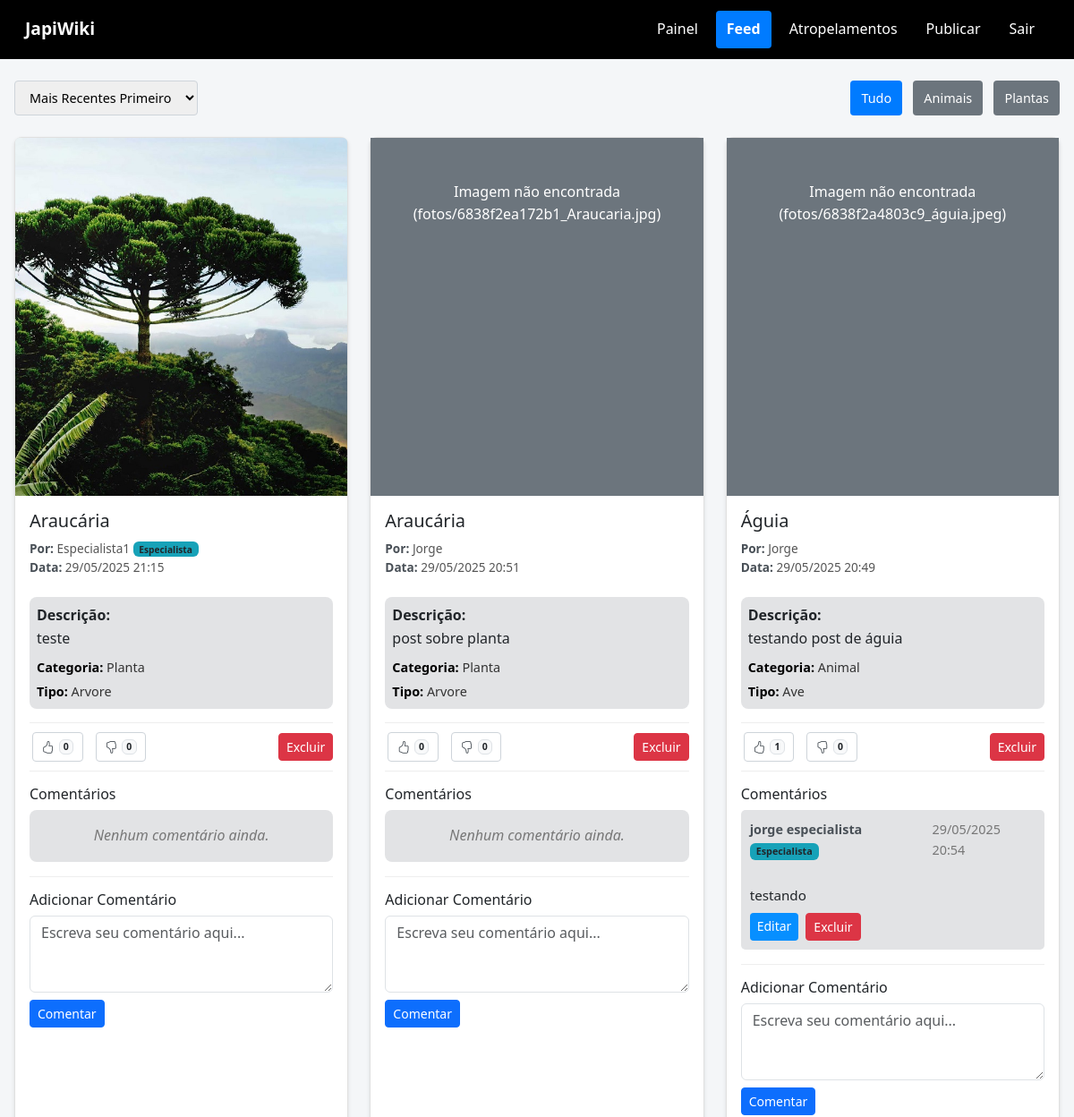
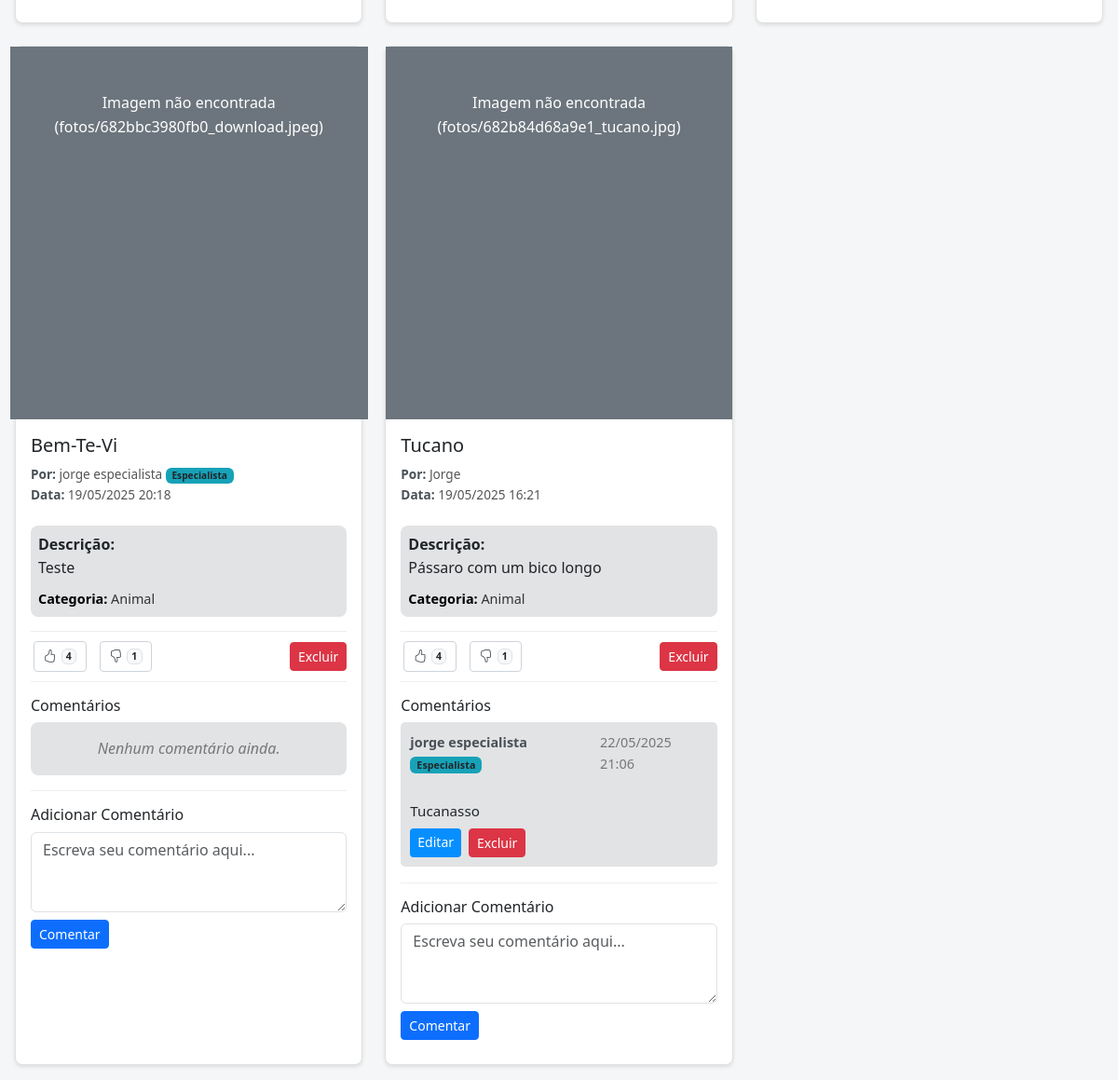
/feed_user.php (signed in), run on an earlier commit of the app's database (2 pictures, top to bottom).
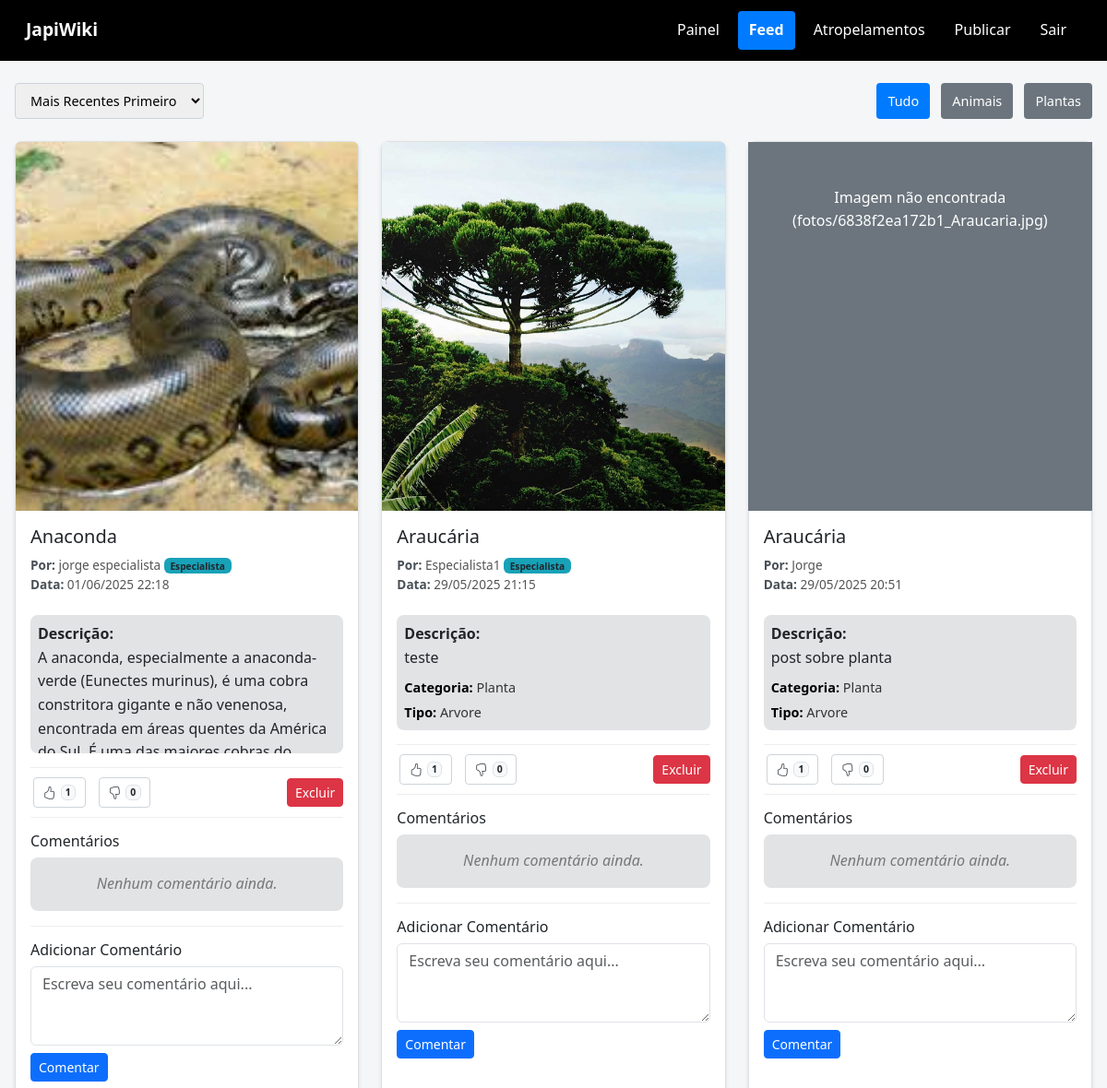
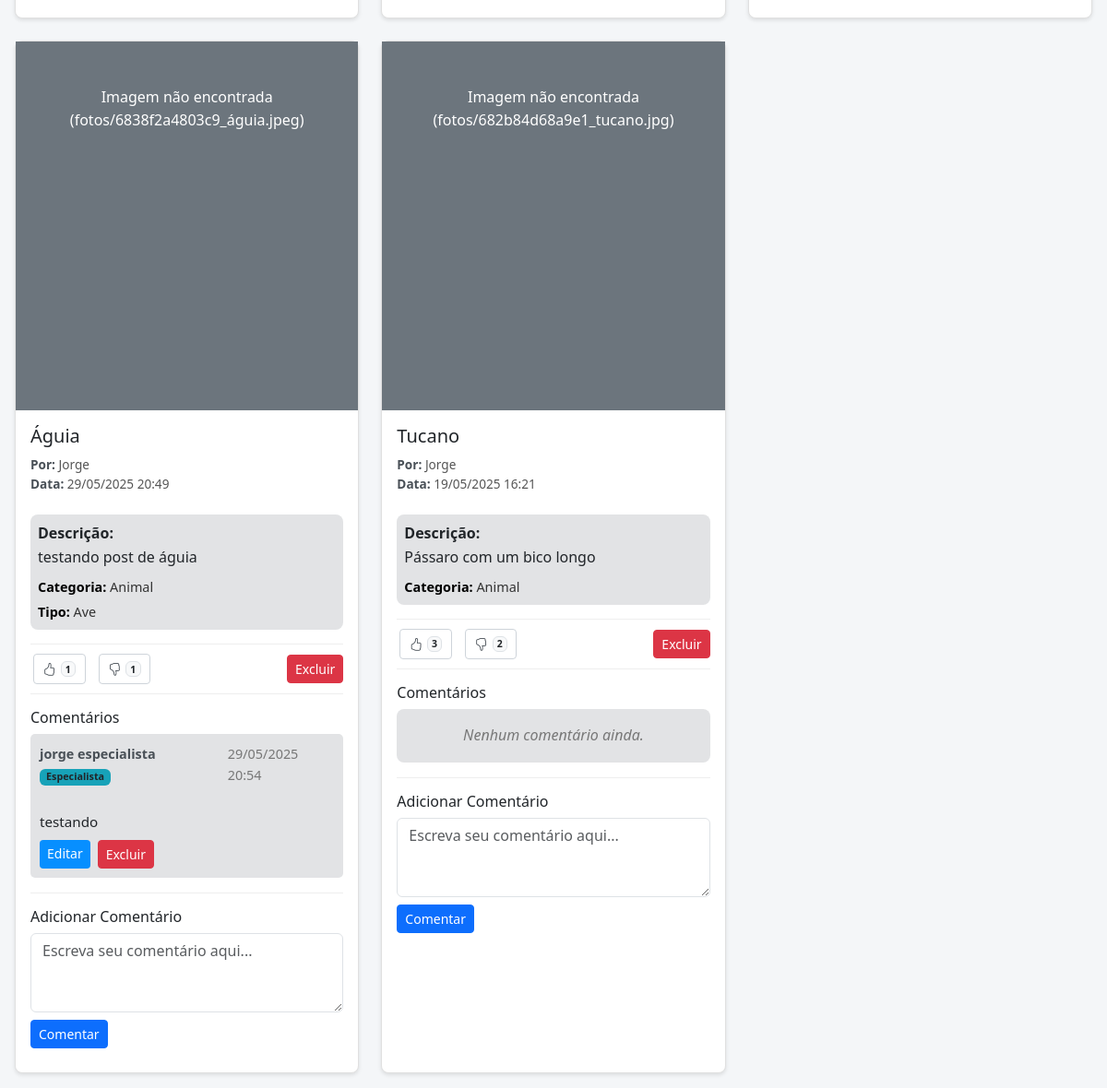
And on a later commit of the database (2 pictures, top to bottom).
### tables this page shows
CREATE TABLE `publicacoes` (
  `id` int(11) NOT NULL,
  `especie` varchar(255) NOT NULL,
  `foto` varchar(255) NOT NULL,
  `usuario_id` int(11) NOT NULL,
  `data_publicacao` datetime DEFAULT current_timestamp(),
  `titulo` varchar(255) DEFAULT NULL,
  `descricao` text DEFAULT NULL,
  `caminho_foto` varchar(255) DEFAULT NULL,
  `atropelamento` tinyint(1) DEFAULT 0,
  `categoria` varchar(50) DEFAULT NULL,
  `tipo_especifico` varchar(100) DEFAULT NULL,
  `sub_categoria` varchar(100) DEFAULT NULL,
  `nome_cientifico` varchar(255) DEFAULT NULL
);

CREATE TABLE `usuarios` (
  `id` int(11) NOT NULL,
  `nome` varchar(100) NOT NULL,
  `email` varchar(100) NOT NULL,
  `senha` varchar(255) NOT NULL,
  `cargo` enum('user','especialista','admin') DEFAULT 'user',
  `token_senha` varchar(64) DEFAULT NULL,
  `token_expiracao` datetime DEFAULT NULL,
  `area_especialidade` varchar(255) DEFAULT NULL
);

CREATE TABLE `comentarios` (
  `id` int(11) NOT NULL,
  `publicacao_id` int(11) NOT NULL,
  `tipo_publicacao` varchar(50) DEFAULT 'publicacao',
  `usuario_id` int(11) NOT NULL,
  `comentario` text NOT NULL,
  `texto` text NOT NULL,
  `data_comentario` datetime DEFAULT current_timestamp()
);

### feed_user.php (the view, shortened to what the changed rows need)
<?php
include 'conexao.php';
$cargo_usuario_sessao = $_SESSION['cargo'] ?? 'user';
$pode_interagir = true;
$pode_comentar = ($cargo_usuario_sessao === 'especialista' || $cargo_usuario_sessao === 'admin');
$ordem = $_GET['ordem'] ?? 'DESC';
$ordem_sql = ($ordem === 'ASC') ? 'ASC' : 'DESC';
$where_filtro = '';
$stmt = $conn->prepare("
    SELECT p.*, u.nome AS nome_usuario_post, u.id AS id_usuario_post, u.cargo AS cargo_usuario_post,
    (SELECT COUNT(*) FROM interacoes WHERE publicacao_id = p.id AND tipo = 'like') AS likes,
    (SELECT COUNT(*) FROM interacoes WHERE publicacao_id = p.id AND tipo = 'dislike') AS dislikes,
    (SELECT tipo FROM interacoes WHERE publicacao_id = p.id AND usuario_id = ?) AS minha_interacao
    FROM publicacoes p
    JOIN usuarios u ON p.usuario_id = u.id
    WHERE p.atropelamento = 0 $where_filtro
    ORDER BY p.data_publicacao $ordem_sql");
$stmt->bind_param("i", $_SESSION['usuario_id']);
$stmt->execute();
$resultado = $stmt->get_result();
?>
<!DOCTYPE html>
<html lang="pt-br">
<head>
    <link href="https://cdn.jsdelivr.net/npm/bootstrap@5.3.0/dist/css/bootstrap.min.css" rel="stylesheet">
    <link href="css/feed.css" rel="stylesheet">
    <link rel="stylesheet" href="https://cdn.jsdelivr.net/npm/bootstrap-icons@1.11.1/font/bootstrap-icons.css">
</head>
<body>
    <div class="feed-container container mt-4">
        <?php while ($pub = $resultado->fetch_assoc()): ?>
            <div class="card mb-3">
                <?php
                $nome_arquivo = basename($pub['caminho_foto']);
                $caminho_imagem = "fotos/" . $nome_arquivo;
                ?>
                <div class="card-img-container">
                    <?php if (file_exists(__DIR__ . "/" . $caminho_imagem) && !is_dir(__DIR__ . "/" . $caminho_imagem)): ?>
                        <img src="<?= htmlspecialchars($caminho_imagem) ?>" class="card-img-top" alt="<?= htmlspecialchars($pub['titulo'] ?? '') ?>">
                    <?php else: ?>
                        <div class="bg-secondary text-white p-5 text-center">
                            Imagem não encontrada (<?= htmlspecialchars($caminho_imagem)?>)
                        </div>
                    <?php endif; ?>
                </div>
                <div class="card-body">
                    <h5 class="card-title"><?= htmlspecialchars($pub['titulo'] ?? '') ?></h5>
                    <div class="post-info">
                        <strong>Por:</strong> <?= htmlspecialchars($pub['nome_usuario_post'] ?? 'Desconhecido') ?>
                        <?php if ($pub['cargo_usuario_post'] === 'especialista'): ?>
                            <span class="badge bg-info text-dark">Especialista</span>
                        <?php elseif ($pub['cargo_usuario_post'] === 'admin'): ?>
                            <span class="badge bg-danger">Admin</span>
                        <?php endif; ?>
                        <br>
                        <strong>Data:</strong> <?= date('d/m/Y H:i', strtotime($pub['data_publicacao'] ?? '')) ?>
                    </div>
                    <div class="description-container">
                        <p class="card-text"><strong>Descrição:</strong><br>
                        <?= nl2br(htmlspecialchars($pub['descricao'] ?? '')) ?></p>
                        <div class="post-category-info">
                            <?php if (!empty($pub['categoria'])): ?>
                                <p class="card-text"><strong>Categoria:</strong> <?= ucfirst(htmlspecialchars($pub['categoria'])) ?></p>
                            <?php endif; ?>
                            <?php if (!empty($pub['sub_categoria'])): ?>
                                <p class="card-text"><strong>Tipo:</strong> <?= ucfirst(htmlspecialchars($pub['sub_categoria'])) ?></p>
                            <?php endif; ?>
                        </div>
                    </div>
                    <div class="card-actions">
                        <div class="btn-group" role="group">
                            <button class="like-button <?= ($pub['minha_interacao'] === 'like' ? 'like-active' : '') ?>"
                                    data-publicacao-id="<?= $pub['id'] ?>" data-tipo="like" <?= (!$pode_interagir ? 'disabled' : '') ?>>
                                <i class="bi bi-hand-thumbs-up"></i> <span class="badge like-count-<?= $pub['id'] ?>"><?= $pub['likes'] ?></span>
                            </button>
                            <button class="dislike-button <?= ($pub['minha_interacao'] === 'dislike' ? 'dislike-active' : '') ?>"
                                    data-publicacao-id="<?= $pub['id'] ?>" data-tipo="dislike" <?= (!$pode_interagir ? 'disabled' : '') ?>>
                                <i class="bi bi-hand-thumbs-down"></i> <span class="badge dislike-count-<?= $pub['id'] ?>"><?= $pub['dislikes'] ?></span>
                            </button>
                        </div>
                        <?php if (isset($_SESSION['cargo']) && ($_SESSION['cargo'] === 'admin' || (isset($pub['id_usuario_post']) && $_SESSION['usuario_id'] == $pub['id_usuario_post']))): ?>
                            <a href="delete.php?id=<?= $pub['id'] ?>&tipo=publicacao" class="btn btn-danger btn-sm"
                               onclick="return confirm('Tem certeza que deseja excluir esta publicação?')">
                                Excluir
                            </a>
                        <?php endif; ?>
                    </div>
                    <div class="comment-section">
                        <h6>Comentários</h6>
                        <?php
                        $stmt_comentarios = $conn->prepare("
                            SELECT c.*, u.nome AS nome_usuario_comentario, u.cargo AS cargo_usuario_comentario, u.id AS id_usuario_comentario
                            FROM comentarios c
                            JOIN usuarios u ON c.usuario_id = u.id
                            WHERE c.publicacao_id = ? AND c.tipo_publicacao = 'publicacao'
                            ORDER BY c.data_comentario ASC
                        ");
                        $stmt_comentarios->bind_param("i", $pub['id']);
                        $stmt_comentarios->execute();
                        $comentarios = $stmt_comentarios->get_result();
                        if ($comentarios->num_rows > 0):
                            while ($comentario = $comentarios->fetch_assoc()): ?>
                                <div class="comment">
                                    <div class="comment-header">
                                        <span class="comment-author">
                                            <?= htmlspecialchars($comentario['nome_usuario_comentario']) ?>
                                            <?php if ($comentario['cargo_usuario_comentario'] === 'especialista'): ?>
                                                <span class="badge bg-info text-dark">Especialista</span>
                                            <?php elseif ($comentario['cargo_usuario_comentario'] === 'admin'): ?>
                                                <span class="badge bg-danger">Admin</span>
                                            <?php endif; ?>
                                        </span>
                                        <span class="comment-date">
                                            <?= date('d/m/Y H:i', strtotime($comentario['data_comentario'])) ?>
                                        </span>
                                    </div>
                                    <div class="comment-content">
                                        <?= nl2br(htmlspecialchars($comentario['comentario'])) ?>
                                    </div>
                                    <?php if (isset($_SESSION['cargo']) && ($_SESSION['cargo'] === 'admin' || (isset($comentario['id_usuario_comentario']) && $_SESSION['usuario_id'] == $comentario['id_usuario_comentario']))): ?>
                                        <div class="comment-actions mt-2">
                                            <a href="editar_comentario.php?comentario_id=<?= $comentario['id'] ?>&tipo_publicacao=publicacao&publicacao_id=<?= $pub['id'] ?>" class="btn btn-edit btn-sm">Editar</a>
                                            <a href="delete.php?comentario_id=<?= $comentario['id'] ?>&tipo=publicacao_comentario&publicacao_id=<?= $pub['id'] ?>" class="btn btn-danger btn-sm" onclick="return confirm('Tem certeza que deseja excluir este comentário?')">Excluir</a>
                                        </div>
                                    <?php endif; ?>
                                </div>
                            <?php endwhile;
                        else: ?>
                            <div class="no-comments">Nenhum comentário ainda.</div>
                        <?php endif;
                        ?>
                    </div>
                    <?php if ($pode_comentar): ?>
                        <div class="comment-form mt-3">
                            <h6>Adicionar Comentário</h6>
                            <form method="POST" action="feed_user.php?<?= http_build_query($_GET) ?>">
                                <textarea name="comentario" rows="3" class="form-control mb-2" required placeholder="Escreva seu comentário aqui..."></textarea>
                                <button type="submit" class="btn btn-primary btn-sm">Comentar</button>
                            </form>
                        </div>
                    <?php endif; ?>
                </div>
            </div>
        <?php endwhile; ?>
    </div>
</body>
</html>

What changed in the data, as far as the page shows it:
removed publicacoes: caminho_foto "fotos/682bbc3980fb0_download.jpeg", titulo "Bem-Te-Vi", usuario.nome "jorge especialista", shows "Especialista", data_publicacao "19/05/2025 20:18", descricao "Teste", categoria "Animal", likes "4", dislikes "1", atropelamento "Nenhum comentário ainda."
removed comentarios: usuario.nome "jorge especialista", data_comentario "22/05/2025 21:06", comentario "Tucanasso", shown under publicacoes "Tucano"
added publicacoes: caminho_foto (picture), titulo "Anaconda", usuario.nome "jorge especialista", shows "Especialista", data_publicacao "01/06/2025 22:18", descricao "A anaconda, especialmente a anaconda-verde (Eunectes murinus), é uma cobra constritora gigante e não venenosa, encontrada em áreas quentes da América…", likes "1", dislikes "0", shows "Nenhum comentário ainda."
computed for publicacoes "teste": likes "0" → "1"
computed for publicacoes "fotos/6838f2ea172b1_Araucaria.jpg": likes "0" → "1"
computed for publicacoes "Águia": dislikes "0" → "1"
shown differently, row unchanged: publicacoes "Tucano": likes "4" → "3"; dislikes "1" → "2"; now shows "Nenhum comentário ainda."
